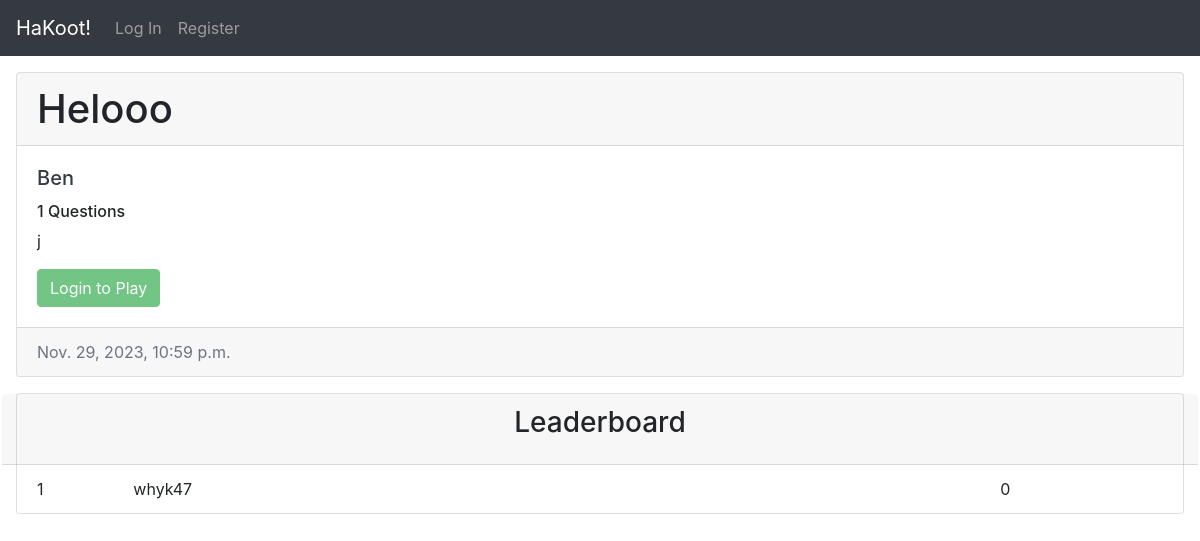
Screenshot of /view/29 with the database file from the repository.
### quiz/models.py (models this page shows, shortened)
class Quiz(models.Model):
    creator = models.ForeignKey(User, on_delete=models.CASCADE, related_name="quizzes")
    name = models.CharField(max_length=128)
    desc = models.CharField(max_length=512, default="")
    timestamp = models.DateTimeField(auto_now_add=True, blank=True, null=True)
    def num_questions(self):
        return self.questions.all().count()

class User(AbstractUser):
    pass

class Quiz_attempt(models.Model):
    user = models.ForeignKey(User, on_delete=models.CASCADE, related_name="attempts")
    quiz = models.ForeignKey(Quiz, on_delete=models.CASCADE, related_name="attempts")
    timestamp = models.DateTimeField(auto_now_add=True, blank=True, null=True)
    def score(self):
        return sum([attempt.score() for attempt in self.qn_attempts.all()])

class Question_attempt(models.Model):
    question = models.ForeignKey(Question, on_delete=models.CASCADE, related_name="attempts")
    option_chosen = models.IntegerField(default=-1)
    quiz_attempt = models.ForeignKey(Quiz_attempt, on_delete=models.CASCADE, related_name="qn_attempts")
    time_left = models.DecimalField(decimal_places=2, max_digits=10, default=0.0)
    def correct(self):
        return int(self.question.correct_option) == int(self.option_chosen)
    def score(self):
        if self.correct():
            return int(500 + 500 * (self.time_left / self.question.time_limit))
        else:
            return 0

class Question(models.Model):
    quiz = models.ForeignKey(Quiz, on_delete=models.CASCADE, related_name="questions")
    question = models.CharField(max_length=512)
    qn_no = models.IntegerField(default=1, validators=[
        MinValueValidator(0)
    ])
    correct_option = models.IntegerField(default=0, choices=(
        (i - 1, i) for i in range(1, 5)
    ))
    time_limit = models.IntegerField(default=30, choices=(
        (i * 10, i * 10) for i in range(1, 7)
    ))

### quiz/views.py (the view)
# urls.py: path("view/<int:quiz_id>", views.view, name="view"),
def view(request, quiz_id):
    quiz = Quiz.objects.get(id=quiz_id)
    if request.user.is_authenticated:
        quiz_attempt = Quiz_attempt.objects.filter(user=request.user, quiz=quiz).first()
    else:
        quiz_attempt = None
    all_attempts = Quiz_attempt.objects.filter(quiz=quiz).all()
    leaderboard = sorted(all_attempts, key=lambda x: x.score(), reverse=True)[:5]
    return render(request, "quiz/view.html", {
        "quiz": quiz,
        "quiz_attempt": quiz_attempt,
        "leaderboard": leaderboard
    })

### quiz/templates/quiz/view.html (shortened to what this page needs)
{% extends "quiz/layout.html" %}
{% load static %}
{% block body %}
    <div class="card m-3">
        <h1 class="card-header">{{ quiz.name }}</h1>
        <div class="card-body">
            <a href="{% url 'quiz:profile' quiz.creator %}">
                <h5 class="card-title text-dark">{{ quiz.creator }}</h5>
            </a>
            <h6 class="card-text">{{ quiz.num_questions }} Questions</h6>
            <p class="card-text">{{ quiz.desc }}</p>
            {% if user.is_authenticated and quiz_attempt is None %}
                <a href="{% url 'quiz:play' quiz.id %}"><button class="btn btn-success">Play!</button></a>
            {% elif user.is_authenticated %}
                <button class="btn btn-success" disabled>Already Attempted</button>
            {% else %}
                <button class="btn btn-success" disabled>Login to Play</button>
            {% endif %}
        </div>
        <div class="card-footer text-muted">{{ quiz.timestamp }}</div>
    </div>
    <div class="card m-3" id="leaderboard">
        <div class="card-header row justify-content-center">
            <h3 class="card-title">Leaderboard</h3>
        </div>
        <ul class="list-group list-group-flush">
            {% for quiz_attempt in leaderboard %}
                {% if quiz_attempt.user == user %}
                    <li class="list-group-item list-group-item-success">
                {% else %}
                    <li class="list-group-item">
                {% endif %}
                        <div class="row">
                            <div class="col-1">{{ forloop.counter }}</div>
                            <div class="col-9 username">{{ quiz_attempt.user.username }}</div>
                            <div class="col-2 score">{{ quiz_attempt.score }}</div>
                        </div>
                    </li>
            {% empty %}
                <li class="list-group-item">No attempts yet</li>
            {% endfor %}
        </ul>
    </div>
{% endblock %}

### rows the page displays
Quiz: name "Helooo", creator "Ben", num_questions "1", desc "j", timestamp "Nov. 29, 2023, 10:59 p.m."
Quiz_attempt: user.username "whyk47", score "0"
